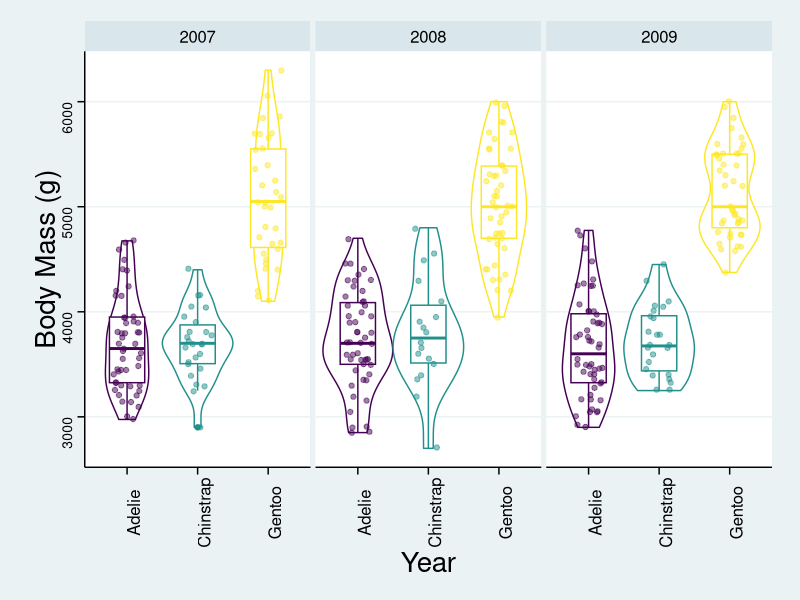

Generate this figure with R:
##Plotting Penguin Data ###
#### Created by: Ashley Carreiro
### Updated: 2025-09-15

### Load Necessary Libraries ###
library(palmerpenguins)
library(tidyverse)
library(here)
library(ggthemes)

###Data###
view(penguins)

###Plotting Penguin Data####
#Going to look at Flipper length

ggplot(data = penguins, 
       aes(x = species,
           y = body_mass_g, 
           color = species)) + 
        
  geom_violin(width = 1.0) +
  geom_boxplot(width = 0.5) +
  geom_jitter(alpha=0.5,width = 0.2)+
  facet_wrap(~year) +
  labs(x = "Year", 
       y = "Body Mass (g)") +
  scale_color_viridis_d() +
 
  
  theme_stata() +
  theme(legend.position = "none",
        axis.title = element_text(size = 20),
        axis.text.x = element_text(size = 12, angle = 90))  


